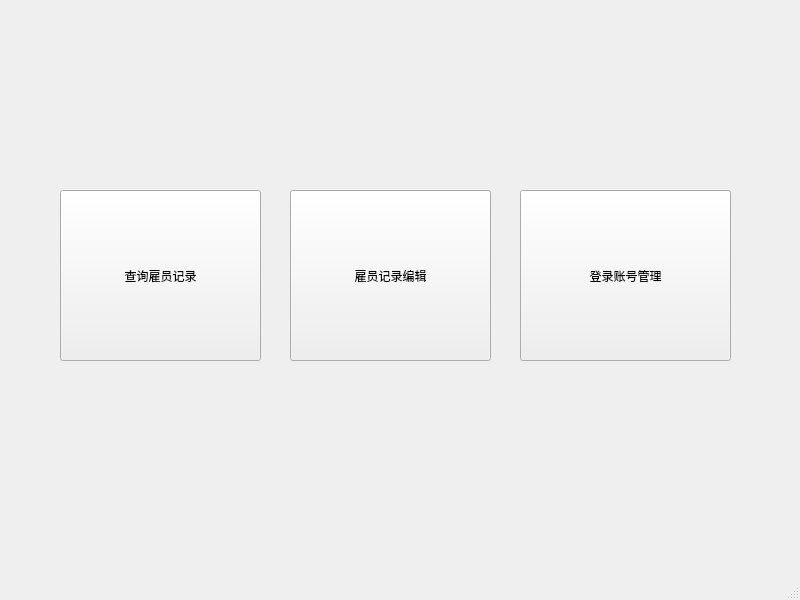
<?xml version="1.0" encoding="UTF-8"?>
<ui version="4.0">
 <class>MainWindow</class>
 <widget class="QMainWindow" name="MainWindow">
  <property name="geometry">
   <rect>
    <x>0</x>
    <y>0</y>
    <width>800</width>
    <height>600</height>
   </rect>
  </property>
  <property name="windowTitle">
   <string>员工账号管理系统</string>
  </property>
  <property name="windowIcon">
   <iconset resource="../resource.qrc">
    <normaloff>:/developer/resource/headiImage.jpg</normaloff>:/developer/resource/headiImage.jpg</iconset>
  </property>
  <widget class="QWidget" name="centralwidget">
   <widget class="QToolButton" name="employee_search">
    <property name="geometry">
     <rect>
      <x>60</x>
      <y>190</y>
      <width>201</width>
      <height>171</height>
     </rect>
    </property>
    <property name="text">
     <string>查询雇员记录</string>
    </property>
   </widget>
   <widget class="QToolButton" name="employee_edit">
    <property name="geometry">
     <rect>
      <x>290</x>
      <y>190</y>
      <width>201</width>
      <height>171</height>
     </rect>
    </property>
    <property name="text">
     <string>雇员记录编辑</string>
    </property>
   </widget>
   <widget class="QToolButton" name="loginAcc_edit">
    <property name="geometry">
     <rect>
      <x>520</x>
      <y>190</y>
      <width>211</width>
      <height>171</height>
     </rect>
    </property>
    <property name="text">
     <string>登录账号管理</string>
    </property>
   </widget>
  </widget>
  <widget class="QMenuBar" name="menubar">
   <property name="geometry">
    <rect>
     <x>0</x>
     <y>0</y>
     <width>800</width>
     <height>26</height>
    </rect>
   </property>
  </widget>
  <widget class="QStatusBar" name="statusbar"/>
 </widget>
 <resources>
  <include location="../resource.qrc"/>
 </resources>
 <connections/>
</ui>
